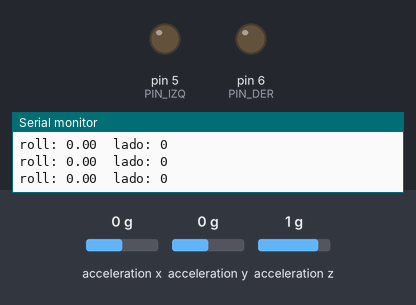
Bench run of a sketch on a simulated Arduino Uno, built with avr-gcc and run on an emulated ATmega328P. Shown: output pins drawn as LEDs (lit = HIGH), the last lines printed to the serial monitor. Wiring (inferred from the names in the program): MPU-6050 motion sensor at I2C address 0x68. Dashed ring = blinking. Inputs (shaded band) come from the test bench; at power-on: acceleration y 0 g, acceleration z 1 g, acceleration x 0 g.

Above: at 1.2 s.
1.3 s: acceleration y set to -0.3 g
At 2.27 s:
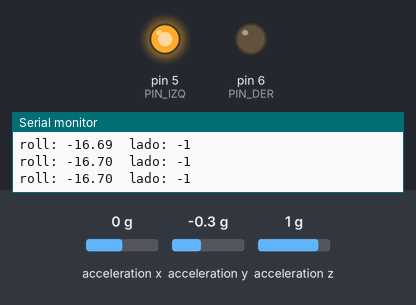
4.3 s: acceleration y set to 0.8 g
At 4.76 s:
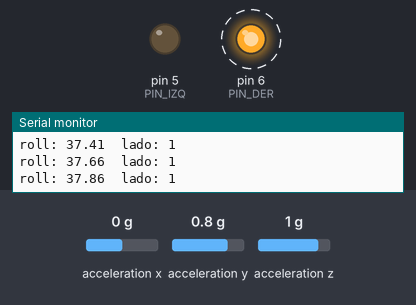
7.3 s: acceleration z set to -1.4 g
10.3 s: acceleration y set to -0.8 g
At 11.33 s:
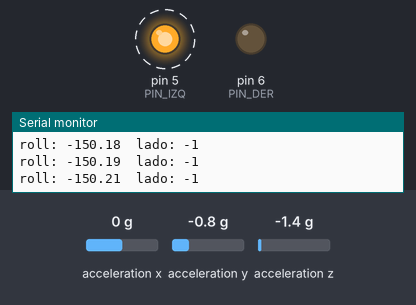
Timing chart, 0 to 14.3 s (numbered marks = the images above; inputs shaded):
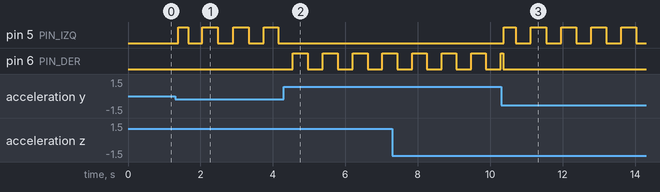

The sketch:

casco_direccional.ino
```cpp
/*
  Casco de ciclista con direccionales por inclinación.
  Placa: Arduino Uno/Nano | Sensor: MPU6050 (I2C, 0x68)

  Conexiones:
    MPU6050 VCC->5V (o 3.3V según módulo), GND->GND, SDA->A4, SCL->A5
    LED izquierdo (naranja) -> D5 con resistencia 220 ohm a GND
    LED derecho   (naranja) -> D6 con resistencia 220 ohm a GND
    (Para tiras LED use un transistor/MOSFET, no el pin directo.)

  Convención: roll negativo = inclinación izquierda; positivo = derecha.
  Si en su montaje queda invertido, cambie SIGNO a -1.
*/
#include <Wire.h>

const uint8_t MPU = 0x68;
const uint8_t PIN_IZQ = 5;
const uint8_t PIN_DER = 6;

const float UMBRAL_ON  = 10.0;  // grados para activar
const float UMBRAL_OFF = 6.0;   // grados para desactivar (histéresis)
const float SIGNO = 1.0;
const unsigned long PERIODO_PARPADEO = 400; // ms

float rollFiltrado = 0;
int lado = 0;                    // -1 izq, 0 ninguno, 1 der
unsigned long ultimoCambio = 0;
bool encendido = false;

void setup() {
  pinMode(PIN_IZQ, OUTPUT);
  pinMode(PIN_DER, OUTPUT);
  Serial.begin(9600);
  Wire.begin();
  Wire.beginTransmission(MPU);
  Wire.write(0x6B);  // PWR_MGMT_1
  Wire.write(0);     // despertar el sensor
  Wire.endTransmission(true);
}

float leerRoll() {
  Wire.beginTransmission(MPU);
  Wire.write(0x3B);  // ACCEL_XOUT_H
  Wire.endTransmission(false);
  Wire.requestFrom(MPU, (uint8_t)6, (uint8_t)true);
  if (Wire.available() < 6) return rollFiltrado;

  int16_t ax = (Wire.read() << 8) | Wire.read();
  int16_t ay = (Wire.read() << 8) | Wire.read();
  int16_t az = (Wire.read() << 8) | Wire.read();
  (void)ax;
  // Inclinación lateral (roll) a partir del acelerómetro
  return SIGNO * atan2((float)ay, (float)az) * 180.0 / PI;
}

void loop() {
  // Filtro simple para suavizar vibraciones
  rollFiltrado = 0.8 * rollFiltrado + 0.2 * leerRoll();

  // Decisión con histéresis
  if (lado == 0) {
    if (rollFiltrado < -UMBRAL_ON) lado = -1;
    else if (rollFiltrado > UMBRAL_ON) lado = 1;
  } else if (fabs(rollFiltrado) < UMBRAL_OFF) {
    lado = 0;
  }

  // Parpadeo sin bloquear (millis)
  if (millis() - ultimoCambio >= PERIODO_PARPADEO) {
    ultimoCambio = millis();
    encendido = !encendido;
  }

  digitalWrite(PIN_IZQ, (lado == -1 && encendido) ? HIGH : LOW);
  digitalWrite(PIN_DER, (lado ==  1 && encendido) ? HIGH : LOW);

  Serial.print("roll: "); Serial.print(rollFiltrado);
  Serial.print("  lado: "); Serial.println(lado);
  delay(20);
}
```

Measured:
- the behaviour switches between -0.1 and -0.2 g on acceleration y (found by bisection; images 0 and 1)
- after the input at 1.3 s, pin 5 (PIN_IZQ): LOW → HIGH after 0.09 s, then repeats every 0.82 s: LOW 0.40 s, HIGH 0.42 s
- after the input at 4.3 s, pin 5 (PIN_IZQ): stops changing and stays LOW; pin 6 (PIN_DER): alternates HIGH for 0.41 s and LOW for 0.41 s, starting after 0.25 s
- after the input at 10.3 s, pin 5 (PIN_IZQ): alternates HIGH for 0.42 s and LOW for 0.42 s, starting after 0.08 s
